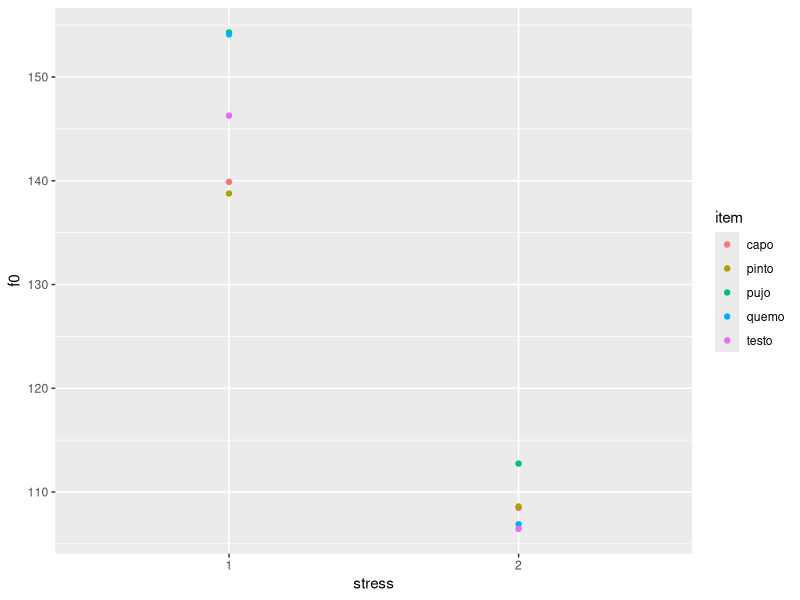
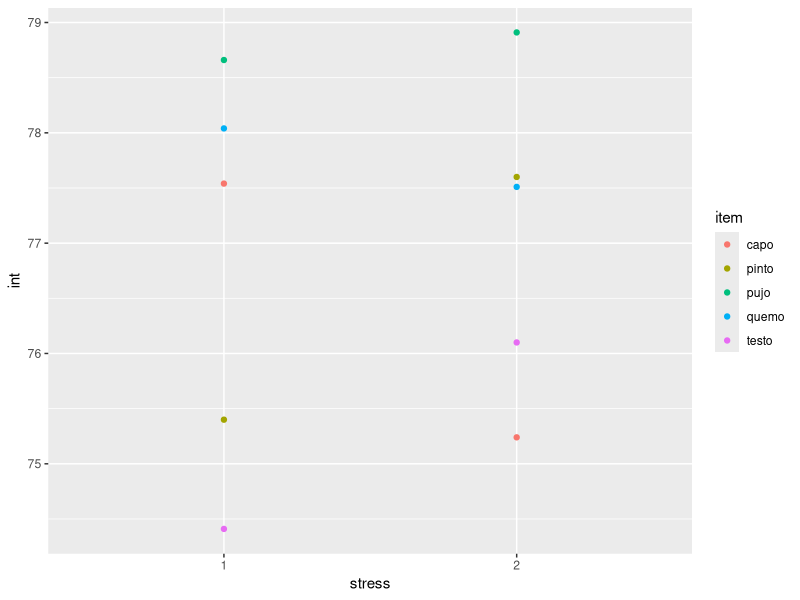

Here is the R script that generated these plots, in order:
## ---- chunk 1
library(tidyverse)
library(tidyr)
library(dplyr)
library(here)

my_data <- read_csv('./data/data.csv')

my_data %>% 
  summarize(dur_avg = mean(durationV), f0_avg = mean(f0), int_avg = mean(int))

my_data %>% 
  separate(., col = info, into = c("item", "stress"), sep = "_") %>%
  ggplot(., aes(x = stress, y = f0, color = item)) +
    geom_point() 

my_data %>% 
  separate(., col = info, into = c("item", "stress"), sep = "_") %>%
  ggplot(., aes(x = stress, y = int, color = item)) +
    geom_point() 

    
